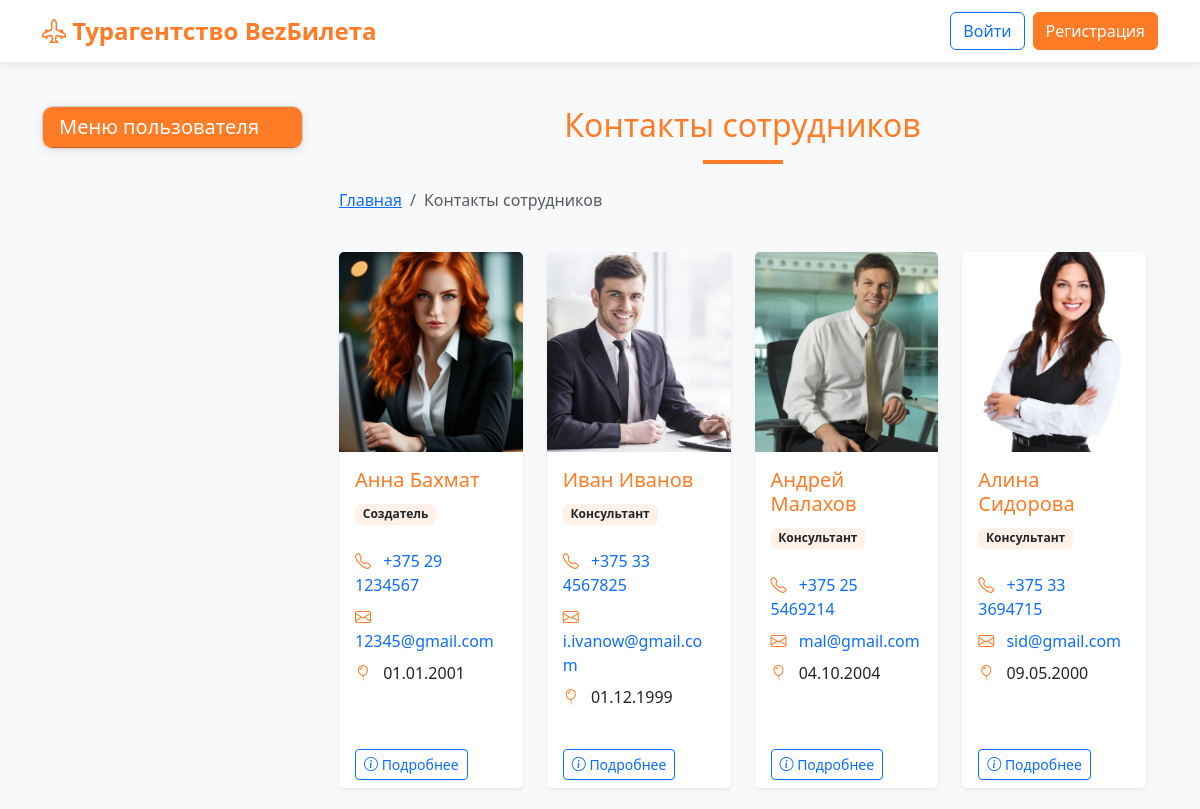
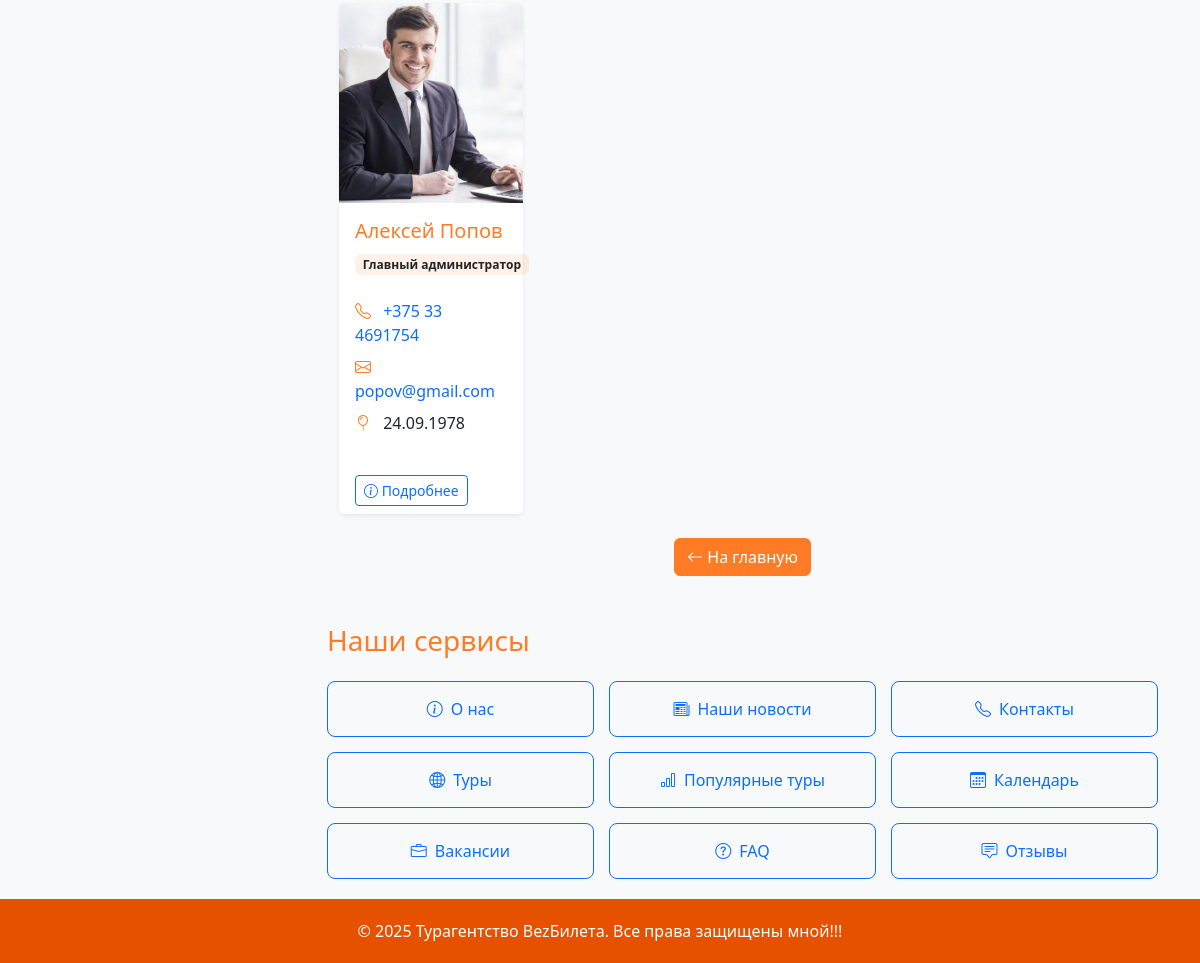
/contacts/, run on the app's committed database (2 pictures, top to bottom).
### app/models.py (models this page shows, shortened)
class Employee(models.Model):
    user = models.OneToOneField(User, on_delete=models.CASCADE, null=True, blank=True)
    first_name = models.CharField(max_length=50)
    last_name = models.CharField(max_length=50)
    position = models.CharField(max_length=100)
    phone = models.CharField(max_length=20)
    photo = models.ImageField(upload_to='employee_photos/', blank=True, null=True)
    email = models.EmailField()
    birth_date = models.DateField()

### app/views.py (the view)
# urls.py: path('contacts/', views.contacts_view, name='contacts'),
def contacts_view(request):
    employees = Employee.objects.all()
    return render(request, 'app/contacts.html', {'employees': employees})

### app/templates/app/contacts.html (shortened to what this page needs)
{% extends "base.html" %}
{% block content %}
<div class="container">
    <div class="row mb-4">
        <div class="col-12">
            <h2 class="text-center text-orange mb-3">Контакты сотрудников</h2>
            <div class="orange-divider mb-4"></div>
            <nav aria-label="breadcrumb">
                <ol class="breadcrumb">
                    <li class="breadcrumb-item"><a href="{% url 'main' %}">Главная</a></li>
                    <li class="breadcrumb-item active" aria-current="page">Контакты сотрудников</li>
                </ol>
            </nav>
        </div>
    </div>
    <div class="row row-cols-1 row-cols-md-2 row-cols-lg-3 row-cols-xl-4 g-4">
        {% for employee in employees %}
        <div class="col">
            <div class="card h-100 shadow-sm border-0">
                {% if employee.photo %}
                <img src="{{ employee.photo.url }}" class="card-img-top employee-photo" alt="{{ employee.first_name }} {{ employee.last_name }}">
                {% else %}
                <div class="card-img-top no-photo d-flex align-items-center justify-content-center">
                    <i class="bi bi-person-circle text-muted" style="font-size: 3rem;"></i>
                </div>
                {% endif %}
                <div class="card-body">
                    <h3 class="h5 card-title text-orange">{{ employee.first_name }} {{ employee.last_name }}</h3>
                    <p class="card-text">
                        <span class="badge bg-orange-light text-dark mb-2">{{ employee.position }}</span>
                    </p>
                    <ul class="list-unstyled">
                        <li class="mb-2">
                            <i class="bi bi-telephone text-orange me-2"></i>
                            <a href="tel:{{ employee.phone }}" class="text-decoration-none">{{ employee.phone }}</a>
                        </li>
                        <li class="mb-2">
                            <i class="bi bi-envelope text-orange me-2"></i>
                            <a href="mailto:{{ employee.email }}" class="text-decoration-none">{{ employee.email }}</a>
                        </li>
                        <li>
                            <i class="bi bi-balloon text-orange me-2"></i>
                            {{ employee.birth_date|date:"d.m.Y" }}
                        </li>
                    </ul>
                </div>
                <div class="card-footer bg-white border-0">
                    <a href="#" class="btn btn-sm btn-outline-primary" data-bs-toggle="modal" data-bs-target="#employeeModal{{ forloop.counter }}">
                        <i class="bi bi-info-circle"></i> Подробнее
                    </a>
                </div>
            </div>
        </div>
        {% endfor %}
    </div>
    <div class="row mt-4">
        <div class="col-12 text-center">
            <a href="{% url 'main' %}" class="btn btn-primary">
                <i class="bi bi-arrow-left"></i> На главную
            </a>
        </div>
    </div>
</div>
{% endblock %}

### app/templates/base.html (style rules this page uses)
:root { --orange-primary: #FF7B25; --orange-light: #FFA726; --orange-dark: #E65100; }
body { background-color: #f8f9fa; color: #333; font-family: 'Segoe UI', Tahoma, Geneva, Verdana, sans-serif; display: flex; flex-direction: column; min-height: 100vh; }
.btn-primary { background-color: var(--orange-primary); border-color: var(--orange-primary); }
.text-orange { color: var(--orange-primary); }
.orange-divider { width: 80px; height: 4px; background-color: var(--orange-primary); margin: 15px auto; }

### app/templates/app/contacts.html (style rules this page uses)
.employee-photo { height: 200px; object-fit: cover; }
.bg-orange-light { background-color: rgba(255, 123, 37, 0.1); }
.card { transition: transform 0.3s ease, box-shadow 0.3s ease; }

### data on the page
Employee: photo (picture), first_name "Анна", last_name "Бахмат", position "Создатель", phone "+375 29 1234567", email "12345@gmail.com", birth_date "01.01.2001"
Employee: photo (picture), first_name "Иван", last_name "Иванов", position "Консультант", phone "+375 33 4567825", email "i.ivanow@gmail.com", birth_date "01.12.1999"
Employee: photo (picture), first_name "Андрей", last_name "Малахов", position "Консультант", phone "+375 25 5469214", email "mal@gmail.com", birth_date "04.10.2004"
Employee: photo (picture), first_name "Алина", last_name "Сидорова", position "Консультант", phone "+375 33 3694715", email "sid@gmail.com", birth_date "09.05.2000"
Employee: photo (picture), first_name "Алексей", last_name "Попов", position "Главный администратор", phone "+375 33 4691754", email "popov@gmail.com", birth_date "24.09.1978"
